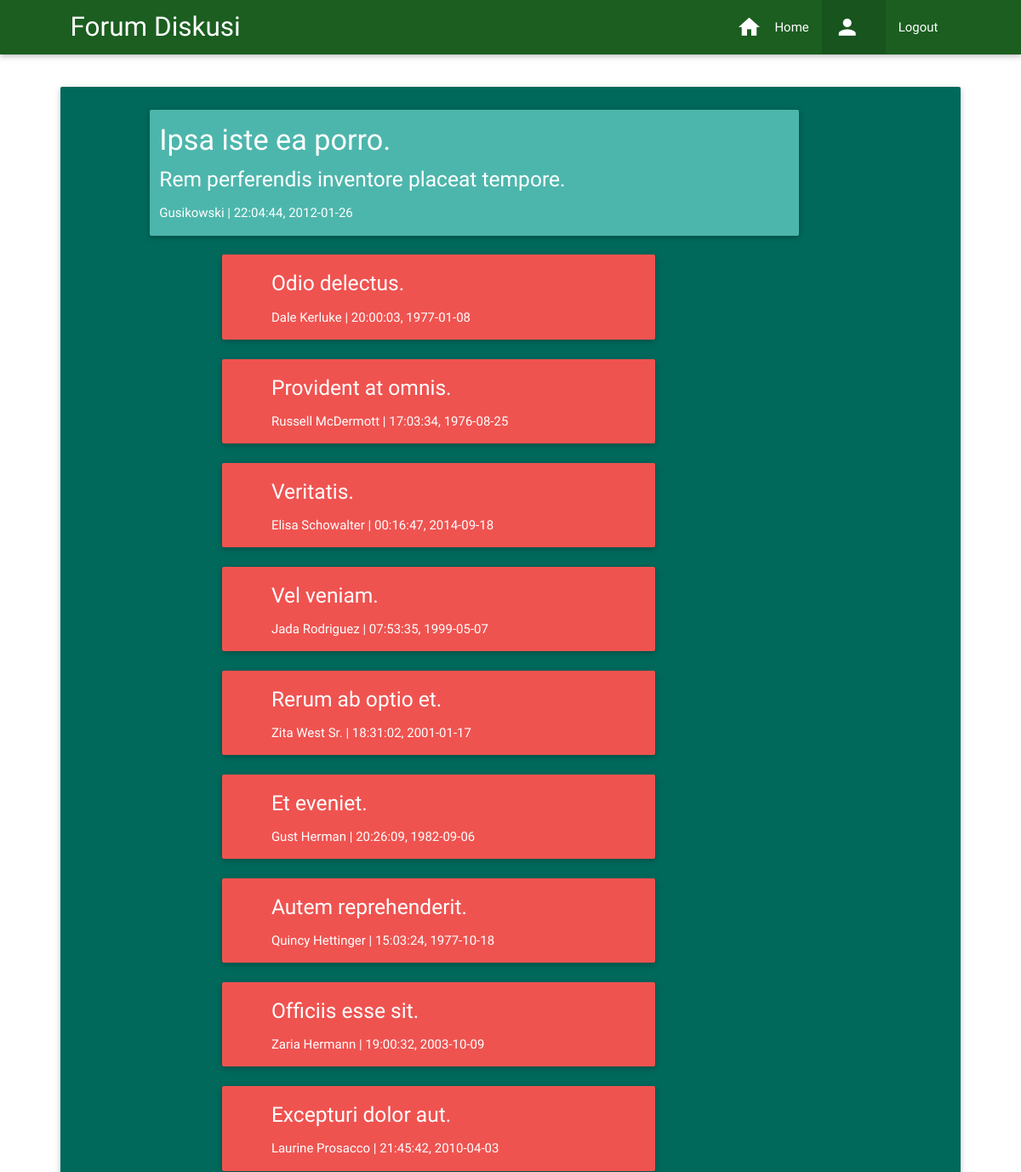
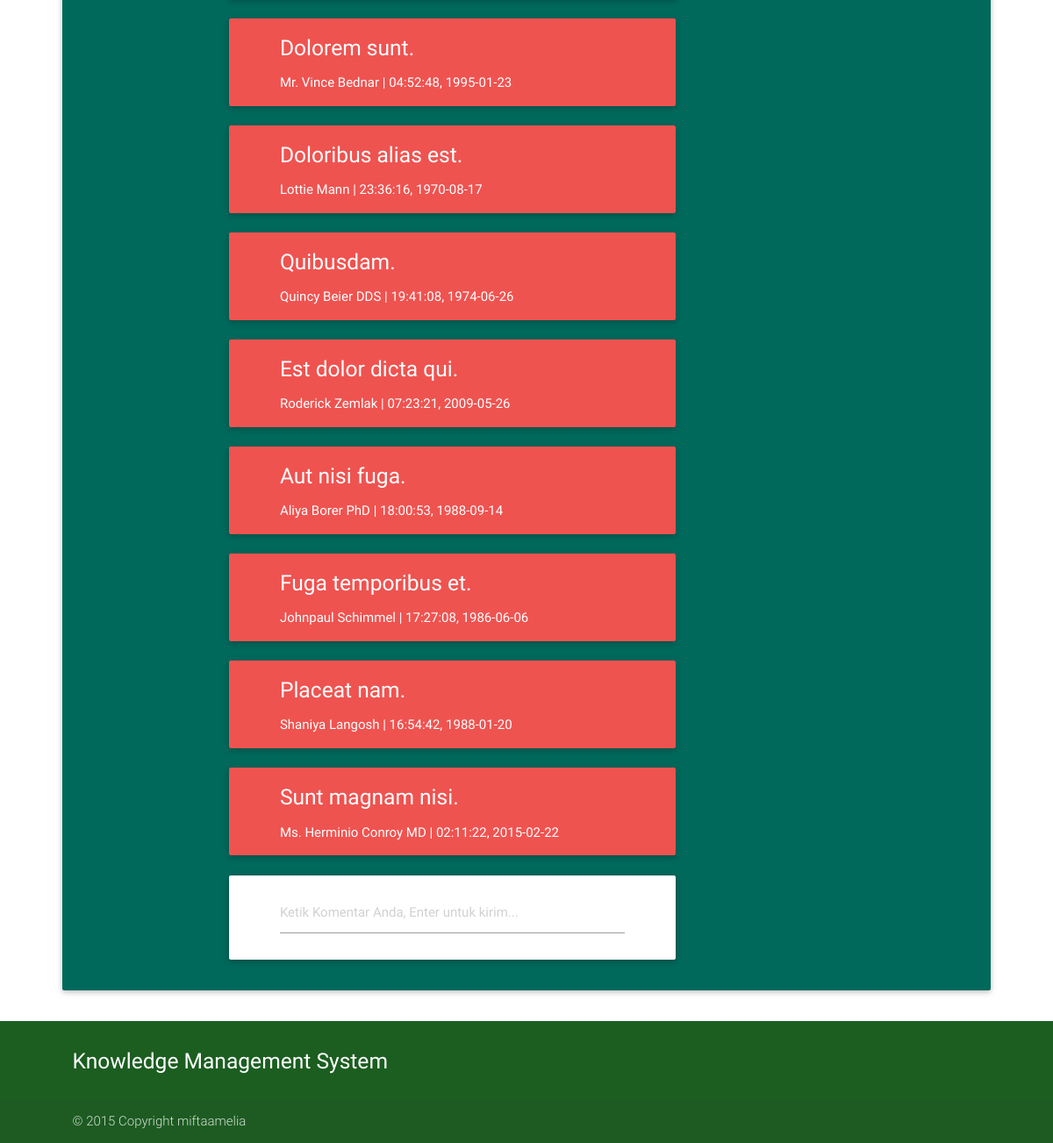
Page /forum/static/tampil.php?id=1 on the committed database (2 pictures, top to bottom).
### tables this page shows
CREATE TABLE IF NOT EXISTS `forum` (
  `id` int(11) NOT NULL,
  `judul` varchar(50) DEFAULT NULL,
  `isi` text,
  `user` varchar(50) DEFAULT NULL,
  `tgl` date DEFAULT NULL,
  `jam` time DEFAULT NULL
);

CREATE TABLE IF NOT EXISTS `forum2` (
  `id` int(11) NOT NULL,
  `forum_id` int(11) NOT NULL,
  `komentar` text,
  `user` varchar(50) DEFAULT NULL,
  `tgl` date DEFAULT NULL,
  `jam` time DEFAULT NULL
);

### forum/static/tampil.php (the view, shortened to what this page needs)
<?php
$user = $_SESSION['user'];
?>
<html>
  <head>
    <link href="../../asset/css/materialize.min.css" rel="stylesheet">
  </head>
  <body>
    <header>
        <nav class="green darken-4">
            <div class="nav-wrapper container">
                <a class="brand-logo">Forum Diskusi</a>
                <ul id="nav-mobile" class="right hide-on-med-and-down">
          <li><a href="forum.php"><i class="mdi-action-home left"></i>Home</a></li>
          <li class="active"><a><i class="mdi-social-person left"></i><?php echo $user; ?></a></li>
          <li><a href="index.php">Logout</a></li>
          </ul>
            </div>
        </nav>
    </header>
<?php
$id= ($_GET['id']);
$q = "SELECT * FROM forum WHERE id='$id'";
$sql = mysql_query ($q);
$hasil = mysql_fetch_array ($sql);
?>
    <main style="margin-top:30px;" class="container">
  		<div class="card-panel teal darken-3 row">
        <div class="card-panel teal lighten-2 white-text col s9 offset-s1">
          <h4><?php echo $hasil['judul']?></h4>
          <h5><?php echo $hasil['isi']?></h5>
          <p><?php echo $hasil['user']?> | <?php echo $hasil['jam']?>, <?php echo $hasil['tgl']?></p>
        </div>
  <?php
    $q2 = "SELECT * from forum2 WHERE forum_id='$id'";
    $sql = mysql_query ($q2);
    while ($hasil2 = mysql_fetch_array ($sql)) {
  ?>
        <div class="card-panel red lighten-1 col s6 offset-s2 white-text">
          <div class="container" style="margin-top: 20px">
            <h5><?php echo $hasil2['komentar']?></h5>
            <p><?php echo $hasil2['user']?> | <?php echo $hasil2['jam']?>, <?php echo $hasil2['tgl']?></p>
          </div>
        </div>
  <?php } ?>
        <div class="card-panel lighten-2 col s6 offset-s2">
        <form action="simpan.php" method="post">
          <div class="container" style="margin-top: 20px">
              <input type="text" id="komentar" name="komentar" required placeholder="Ketik Komentar Anda, Enter untuk kirim...">
          </div>
        </form>
        </div>
      </div>
    </main>
    <footer class="page-footer green darken-4">
        <div class="container">
            <div class="row">
                <div class="col l6 s12">
                    <h5 class="white-text">Knowledge Management System</h5>
                </div>
            </div>
        </div>
        <div class="footer-copyright">
            <div class="container">
                © 2015 Copyright miftaamelia
            </div>
        </div>
    </footer>
  </body>
</html>

### forum/static/tampil.php (style rules this page uses)
body { display: flex; min-height: 100vh; flex-direction: column; }
main { flex: 1 0 auto }
.container { width:90% }

### rows in the picture
forum: judul "Ipsa iste ea porro.", isi "Rem perferendis inventore placeat tempore.", user "Gusikowski", jam "22:04:44", tgl "2012-01-26"
forum2: komentar "Odio delectus.", user "Dale Kerluke", jam "20:00:03", tgl "1977-01-08"
forum2: komentar "Provident at omnis.", user "Russell McDermott", jam "17:03:34", tgl "1976-08-25"
forum2: komentar "Veritatis.", user "Elisa Schowalter", jam "00:16:47", tgl "2014-09-18"
forum2: komentar "Vel veniam.", user "Jada Rodriguez", jam "07:53:35", tgl "1999-05-07"
forum2: komentar "Rerum ab optio et.", user "Zita West Sr.", jam "18:31:02", tgl "2001-01-17"
forum2: komentar "Et eveniet.", user "Gust Herman", jam "20:26:09", tgl "1982-09-06"
forum2: komentar "Autem reprehenderit.", user "Quincy Hettinger", jam "15:03:24", tgl "1977-10-18"
forum2: komentar "Officiis esse sit.", user "Zaria Hermann", jam "19:00:32", tgl "2003-10-09"
forum2: komentar "Excepturi dolor aut.", user "Laurine Prosacco", jam "21:45:42", tgl "2010-04-03"
forum2: komentar "Dolorem sunt.", user "Mr. Vince Bednar", jam "04:52:48", tgl "1995-01-23"
forum2: komentar "Doloribus alias est.", user "Lottie Mann", jam "23:36:16", tgl "1970-08-17"
forum2: komentar "Quibusdam.", user "Quincy Beier DDS", jam "19:41:08", tgl "1974-06-26"
forum2: komentar "Est dolor dicta qui.", user "Roderick Zemlak", jam "07:23:21", tgl "2009-05-26"
forum2: komentar "Aut nisi fuga.", user "Aliya Borer PhD", jam "18:00:53", tgl "1988-09-14"
forum2: komentar "Fuga temporibus et.", user "Johnpaul Schimmel", jam "17:27:08", tgl "1986-06-06"
forum2: komentar "Placeat nam.", user "Shaniya Langosh", jam "16:54:42", tgl "1988-01-20"
forum2: komentar "Sunt magnam nisi.", user "Ms. Herminio Conroy MD", jam "02:11:22", tgl "2015-02-22"
